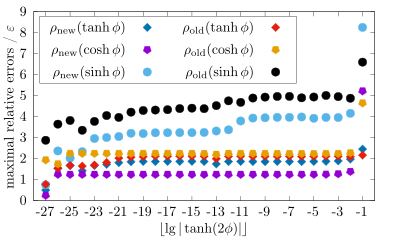

The gnuplot source for this figure:
# max 140 (W) x 195 (H) mm
set term cairolatex pdf standalone header "\\usepackage{amsmath,amsfonts}" color font ", 10" size 10cm,6cm
set output "dth2t.tex"
set key top left vertical maxrows 3 spacing 1.75 width 3 box

set xrange [-28:0]
set xtics ("-27" -27, "-25" -25, "-23" -23, "-21" -21, "-19" -19, "-17" -17, "-15" -15, "-13" -13, "-11" -11, "-9" -9, "-7" -7, "-5" -5, "-3" -3, "-1" -1)
set xlabel "$\\lfloor\\lg|\\tanh(2\\phi)|\\rfloor$"

set ylabel "maximal relative errors / $\\varepsilon$"

set datafile columnheaders

plot "dth2t.out" using 1:4 with points title "$\\mathop{\\mathrm{\\rho_{\\mathrm{new}}}}(\\tanh\\phi)$" pointtype 13 linetype 14, \
     "dth2t.out" using 1:6 with points title "$\\mathop{\\mathrm{\\rho_{\\mathrm{new}}}}(\\cosh\\phi)$" pointtype 15 linetype 1, \
     "dth2t.out" using 1:8 with points title "$\\mathop{\\mathrm{\\rho_{\\mathrm{new}}}}(\\sinh\\phi)$" pointtype 7 linetype 3, \
     "dth2t.out" using 1:10 with points title "$\\mathop{\\mathrm{\\rho_{\\mathrm{old}}}}(\\tanh\\phi)$" pointtype 13 linetype 15, \
     "dth2t.out" using 1:12 with points title "$\\mathop{\\mathrm{\\rho_{\\mathrm{old}}}}(\\cosh\\phi)$" pointtype 15 linetype 4, \
     "dth2t.out" using 1:14 with points title "$\\mathop{\\mathrm{\\rho_{\\mathrm{old}}}}(\\sinh\\phi)$" pointtype 7 linetype -1
